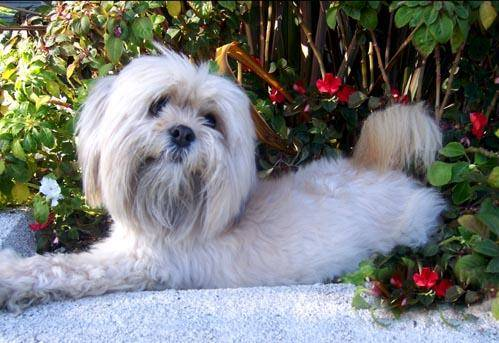
#> input picture chapter8/dog.984.jpg, 499 x 343 px
$ python linear_example.py
#> lines starting #> are read from the running program, lines starting #| are printed output that depends on the picture; after the words box and inside, x2 and y2 are one past the last pixel; in counts of white or black regions, pixels touching at a corner belong together
# import the necessary packages
import numpy as np
import cv2

# initialize the class labels and set the seed of the pseudorandom
# number generator so we can reproduce our results
labels = ["dog", "cat", "panda"]
np.random.seed(1)

# randomly initialize our weight matrix and bias vector -- in a
# *real* training and classification task, these parameters would
# be *learned* by our model, but for the sake of this example,
# let's use random values
W = np.random.randn(3, 32*32*3)
b = np.random.randn(3)

# load our example image, resize it, and then flatten it into our
# "feature vectore" representation
orig = cv2.imread("./dog.984.jpg")
#> orig is the input picture: shape (343, 499, 3); mean B, G, R 122.4, 124.2, 121.3
image = cv2.resize(orig, (32, 32)).flatten()
#> image = 3072 values, max 255 at index 789, min 0 at index 69, mean 123.4

# compute the output scores by taking the dot product between the
# weight matrix and image pixels, followed by adding in the bias
scores = W.dot(image) + b
#> scores = [11859.9, -2371.7, 5607.1]

# loop over the scores + labels and display them
for (label, score) in zip(labels, scores):
    print("[INFO] {}:{:.2f}".format(label, score))
#> this loop made 3 passes
#> (label, score) on passes 1 to 3: ('dog', 11859.9), ('cat', -2371.7), ('panda', 5607.1)
#| [INFO] dog:11859.91
#| [INFO] cat:-2371.66
#| [INFO] panda:5607.08

# draw the label with the highest score on the iamge as our prediction
cv2.putText(orig, "Label: {}".format(labels[np.argmax(scores)]),
        (10, 30), cv2.FONT_HERSHEY_SIMPLEX, 0.9, (0, 255, 0), 2)
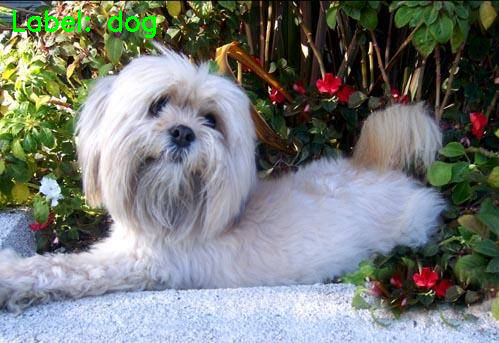
#> orig: shape (343, 499, 3); 0.59% of pixels changed, all inside (x1, y1, x2, y2) = (13, 10, 156, 38)

# display our input image
cv2.imshow("Image", orig)
cv2.waitKey(0)

$ run again, with chapter8/cat.802.jpg copied over chapter8/dog.984.jpg
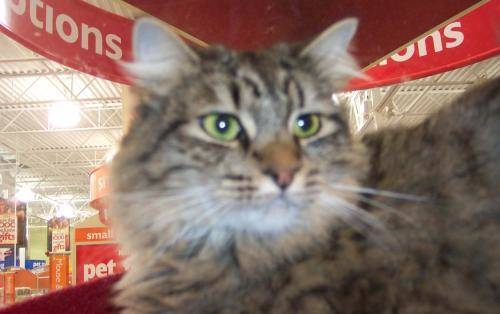
#> input picture chapter8/cat.802.jpg, 500 x 314 px
#> orig is the input picture: shape (314, 500, 3); mean B, G, R 105.3, 115.7, 142.4
#> image = 3072 values, max 255 at index 377, min 6 at index 2983, mean 120.8
#> scores = [7386.7, 4430.2, -6033.6]
#> the loop `for (label, score) in zip(labels, scores):` made 3 passes
#> (label, score) on passes 1 to 3: ('dog', 7386.7), ('cat', 4430.2), ('panda', -6033.6)
#> (printed output is left out)
#> `cv2.putText(orig, "Label: {}".format(labels[np.argmax(scores)]), (10, ..`:
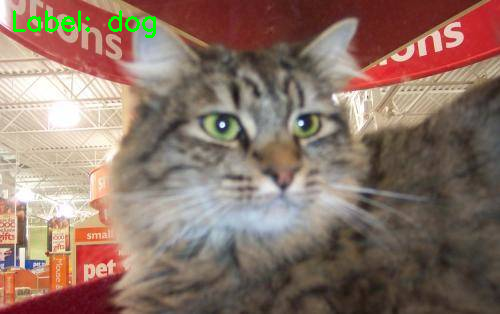
#> orig: shape (314, 500, 3); 0.64% of pixels changed, all inside (x1, y1, x2, y2) = (13, 10, 156, 38)
